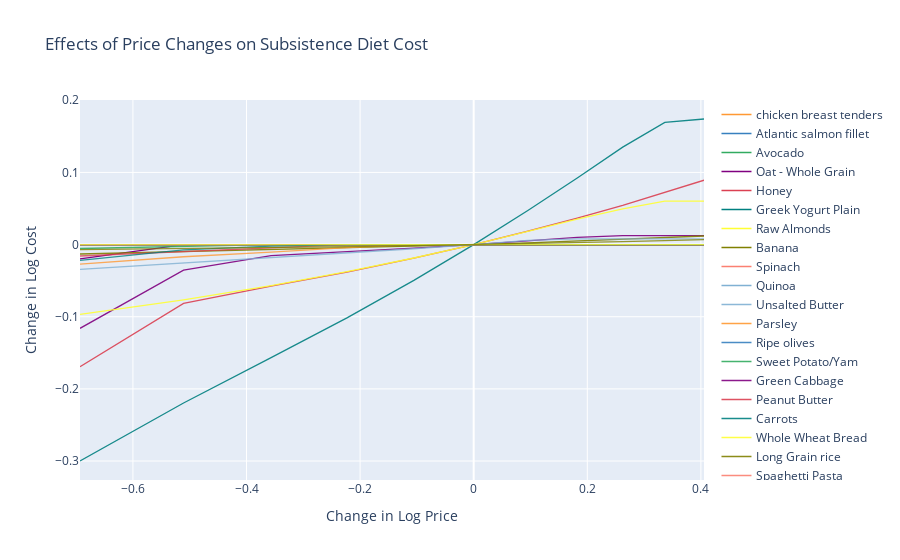

The code cell stored with this chart in its notebook:
### Markdown cell above
### [C] Sensitivity of Solution:

### Code cell
# Effects of Price Changes on Subsistence Diet Cost
cf.go_offline()
scale = [.5,.6,.7,.8,.9,1.,1.1,1.2,1.3,1.4,1.5]
cost0 = result.fun
Price_response={}

for s in scale:
    cost = {}
    for i in range(len(p)):
        my_p = p.copy()
        my_p['FDC Price'] = pd.to_numeric(my_p['FDC Price'], errors='coerce')
        my_p.iloc[i] = my_p.iloc[i] * s 
        result_2 = lp(my_p, -matrix_A, -matrix_b[query_char_1], method='highs')
        cost[p.index[i]] = np.log(result_2.fun / cost0)
    Price_response[np.log(s)] = cost

Price_response = pd.DataFrame(Price_response).T

layout = {
    'title': 'Effects of Price Changes on Subsistence Diet Cost',
    'xaxis': {'title': 'Change in Log Price'},
    'yaxis': {'title': 'Change in Log Cost'}
}

Price_response.iplot(layout=layout)

### Figure 1 — Plotly figure (JSON) as saved in the notebook; plotly's stock layout.template omitted (floating-point values rounded to 4 significant figures)
{"data": [{"line": {"color": "rgba(255, 153, 51, 1.0)", "dash": "solid", "shape": "linear", "width": 1.3}, "mode": "lines", "name": "chicken breast tenders", "text": "", "type": "scatter", "x": [-0.6931, -0.5108, -0.3567, -0.2231, -0.1054, 0, 0.09531, 0.1823, 0.2624, 0.3365, 0.4055], "y": [0, 0, 0, 0, 0, 0, 0, 0, 0, 0, 0]}, {"line": {"color": "rgba(55, 128, 191, 1.0)", "dash": "solid", "shape": "linear", "width": 1.3}, "mode": "lines", "name": "Atlantic salmon fillet", "text": "", "type": "scatter", "x": [-0.6931, -0.5108, -0.3567, -0.2231, -0.1054, 0, 0.09531, 0.1823, 0.2624, 0.3365, 0.4055], "y": [0, 0, 0, 0, 0, 0, 0, 0, 0, 0, 0]}, {"line": {"color": "rgba(50, 171, 96, 1.0)", "dash": "solid", "shape": "linear", "width": 1.3}, "mode": "lines", "name": "Avocado", "text": "", "type": "scatter", "x": [-0.6931, -0.5108, -0.3567, -0.2231, -0.1054, 0, 0.09531, 0.1823, 0.2624, 0.3365, 0.4055], "y": [0, 0, 0, 0, 0, 0, 0, 0, 0, 0, 0]}, {"line": {"color": "rgba(128, 0, 128, 1.0)", "dash": "solid", "shape": "linear", "width": 1.3}, "mode": "lines", "name": "Oat - Whole Grain", "text": "", "type": "scatter", "x": [-0.6931, -0.5108, -0.3567, -0.2231, -0.1054, 0, 0.09531, 0.1823, 0.2624, 0.3365, 0.4055], "y": [-0.01996, -0.000112, 0, 0, 0, 0, 0, 0, 0, 0, 0]}, {"line": {"color": "rgba(219, 64, 82, 1.0)", "dash": "solid", "shape": "linear", "width": 1.3}, "mode": "lines", "name": "Honey", "text": "", "type": "scatter", "x": [-0.6931, -0.5108, -0.3567, -0.2231, -0.1054, 0, 0.09531, 0.1823, 0.2624, 0.3365, 0.4055], "y": [0, 0, 0, 0, 0, 0, 0, 0, 0, 0, 0]}, {"line": {"color": "rgba(0, 128, 128, 1.0)", "dash": "solid", "shape": "linear", "width": 1.3}, "mode": "lines", "name": "Greek Yogurt Plain", "text": "", "type": "scatter", "x": [-0.6931, -0.5108, -0.3567, -0.2231, -0.1054, 0, 0.09531, 0.1823, 0.2624, 0.3365, 0.4055], "y": [0, 0, 0, 0, 0, 0, 0, 0, 0, 0, 0]}, {"line": {"color": "rgba(255, 255, 51, 1.0)", "dash": "solid", "shape": "linear", "width": 1.3}, "mode": "lines", "name": "Raw Almonds", "text": "", "type": "scatter", "x": [-0.6931, -0.5108, -0.3567, -0.2231, -0.1054, 0, 0.09531, 0.1823, 0.2624, 0.3365, 0.4055], "y": [0, 0, 0, 0, 0, 0, 0, 0, 0, 0, 0]}, {"line": {"color": "rgba(128, 128, 0, 1.0)", "dash": "solid", "shape": "linear", "width": 1.3}, "mode": "lines", "name": "Banana", "text": "", "type": "scatter", "x": [-0.6931, -0.5108, -0.3567, -0.2231, -0.1054, 0, 0.09531, 0.1823, 0.2624, 0.3365, 0.4055], "y": [0, 0, 0, 0, 0, 0, 0, 0, 0, 0, 0]}, {"line": {"color": "rgba(251, 128, 114, 1.0)", "dash": "solid", "shape": "linear", "width": 1.3}, "mode": "lines", "name": "Spinach", "text": "", "type": "scatter", "x": [-0.6931, -0.5108, -0.3567, -0.2231, -0.1054, 0, 0.09531, 0.1823, 0.2624, 0.3365, 0.4055], "y": [0, 0, 0, 0, 0, 0, 0, 0, 0, 0, 0]}, {"line": {"color": "rgba(128, 177, 211, 1.0)", "dash": "solid", "shape": "linear", "width": 1.3}, "mode": "lines", "name": "Quinoa ", "text": "", "type": "scatter", "x": [-0.6931, -0.5108, -0.3567, -0.2231, -0.1054, 0, 0.09531, 0.1823, 0.2624, 0.3365, 0.4055], "y": [0, 0, 0, 0, 0, 0, 0, 0, 0, 0, 0]}, {"line": {"color": "rgba(128, 177, 211, 0.8999999999999999)", "dash": "solid", "shape": "linear", "width": 1.3}, "mode": "lines", "name": "Unsalted Butter", "text": "", "type": "scatter", "x": [-0.6931, -0.5108, -0.3567, -0.2231, -0.1054, 0, 0.09531, 0.1823, 0.2624, 0.3365, 0.4055], "y": [0, 0, 0, 0, 0, 0, 0, 0, 0, 0, 0]}, {"line": {"color": "rgba(255, 153, 51, 0.8999999999999999)", "dash": "solid", "shape": "linear", "width": 1.3}, "mode": "lines", "name": "Parsley", "text": "", "type": "scatter", "x": [-0.6931, -0.5108, -0.3567, -0.2231, -0.1054, 0, 0.09531, 0.1823, 0.2624, 0.3365, 0.4055], "y": [0, 0, 0, 0, 0, 0, 0, 0, 0, 0, 0]}, {"line": {"color": "rgba(55, 128, 191, 0.8999999999999999)", "dash": "solid", "shape": "linear", "width": 1.3}, "mode": "lines", "name": "Ripe olives", "text": "", "type": "scatter", "x": [-0.6931, -0.5108, -0.3567, -0.2231, -0.1054, 0, 0.09531, 0.1823, 0.2624, 0.3365, 0.4055], "y": [0, 0, 0, 0, 0, 0, 0, 0, 0, 0, 0]}, {"line": {"color": "rgba(50, 171, 96, 0.8999999999999999)", "dash": "solid", "shape": "linear", "width": 1.3}, "mode": "lines", "name": "Sweet Potato/Yam", "text": "", "type": "scatter", "x": [-0.6931, -0.5108, -0.3567, -0.2231, -0.1054, 0, 0.09531, 0.1823, 0.2624, 0.3365, 0.4055], "y": [-0.005458, -0.002326, 0, 0, 0, 0, 0, 0, 0, 0, 0]}, {"line": {"color": "rgba(128, 0, 128, 0.8999999999999999)", "dash": "solid", "shape": "linear", "width": 1.3}, "mode": "lines", "name": "Green Cabbage", "text": "", "type": "scatter", "x": [-0.6931, -0.5108, -0.3567, -0.2231, -0.1054, 0, 0.09531, 0.1823, 0.2624, 0.3365, 0.4055], "y": [-0.1161, -0.03542, -0.01523, -0.01013, -0.005051, 0, 0.005026, 0.01003, 0.01246, 0.01246, 0.01246]}, {"line": {"color": "rgba(219, 64, 82, 0.8999999999999999)", "dash": "solid", "shape": "linear", "width": 1.3}, "mode": "lines", "name": "Peanut Butter", "text": "", "type": "scatter", "x": [-0.6931, -0.5108, -0.3567, -0.2231, -0.1054, 0, 0.09531, 0.1823, 0.2624, 0.3365, 0.4055], "y": [-0.1694, -0.08146, -0.05762, -0.03804, -0.01884, 0, 0.01849, 0.03665, 0.05448, 0.072, 0.08921]}, {"line": {"color": "rgba(0, 128, 128, 0.8999999999999999)", "dash": "solid", "shape": "linear", "width": 1.3}, "mode": "lines", "name": "Carrots", "text": "", "type": "scatter", "x": [-0.6931, -0.5108, -0.3567, -0.2231, -0.1054, 0, 0.09531, 0.1823, 0.2624, 0.3365, 0.4055], "y": [-0.3, -0.2195, -0.1567, -0.1017, -0.04954, 0, 0.0472, 0.09228, 0.1351, 0.1694, 0.174]}, {"line": {"color": "rgba(255, 255, 51, 0.8999999999999999)", "dash": "solid", "shape": "linear", "width": 1.3}, "mode": "lines", "name": "Whole Wheat Bread", "text": "", "type": "scatter", "x": [-0.6931, -0.5108, -0.3567, -0.2231, -0.1054, 0, 0.09531, 0.1823, 0.2624, 0.3365, 0.4055], "y": [-0.09666, -0.07657, -0.05687, -0.03755, -0.0186, 0, 0.01826, 0.0354, 0.04934, 0.0602, 0.0602]}, {"line": {"color": "rgba(128, 128, 0, 0.8999999999999999)", "dash": "solid", "shape": "linear", "width": 1.3}, "mode": "lines", "name": "Long Grain rice", "text": "", "type": "scatter", "x": [-0.6931, -0.5108, -0.3567, -0.2231, -0.1054, 0, 0.09531, 0.1823, 0.2624, 0.3365, 0.4055], "y": [-0.01305, -0.009599, -0.00719, -0.004788, -0.002391, 0, 0.002385, 0.004765, 0.007139, 0.009508, 0.01187]}, {"line": {"color": "rgba(251, 128, 114, 0.8999999999999999)", "dash": "solid", "shape": "linear", "width": 1.3}, "mode": "lines", "name": "Spaghetti Pasta", "text": "", "type": "scatter", "x": [-0.6931, -0.5108, -0.3567, -0.2231, -0.1054, 0, 0.09531, 0.1823, 0.2624, 0.3365, 0.4055], "y": [-0.000126, 0, 0, 0, 0, 0, 0, 0, 0, 0, 0]}, {"line": {"color": "rgba(251, 128, 114, 0.7999999999999998)", "dash": "solid", "shape": "linear", "width": 1.3}, "mode": "lines", "name": "Ground beef", "text": "", "type": "scatter", "x": [-0.6931, -0.5108, -0.3567, -0.2231, -0.1054, 0, 0.09531, 0.1823, 0.2624, 0.3365, 0.4055], "y": [0, 0, 0, 0, 0, 0, 0, 0, 0, 0, 0]}, {"line": {"color": "rgba(128, 177, 211, 0.7999999999999998)", "dash": "solid", "shape": "linear", "width": 1.3}, "mode": "lines", "name": "Shredded cheese", "text": "", "type": "scatter", "x": [-0.6931, -0.5108, -0.3567, -0.2231, -0.1054, 0, 0.09531, 0.1823, 0.2624, 0.3365, 0.4055], "y": [-0.03428, -0.02561, -0.01739, -0.01156, -0.005764, 0, 0.005731, 0.007928, 0.007928, 0.007928, 0.007928]}, {"line": {"color": "rgba(255, 153, 51, 0.7999999999999998)", "dash": "solid", "shape": "linear", "width": 1.3}, "mode": "lines", "name": "Cheese Slices", "text": "", "type": "scatter", "x": [-0.6931, -0.5108, -0.3567, -0.2231, -0.1054, 0, 0.09531, 0.1823, 0.2624, 0.3365, 0.4055], "y": [-0.02703, -0.01687, -0.01034, -0.004213, 0, 0, 0, 0, 0, 0, 0]}, {"line": {"color": "rgba(55, 128, 191, 0.7999999999999998)", "dash": "solid", "shape": "linear", "width": 1.3}, "mode": "lines", "name": "Portabello Mushrooms", "text": "", "type": "scatter", "x": [-0.6931, -0.5108, -0.3567, -0.2231, -0.1054, 0, 0.09531, 0.1823, 0.2624, 0.3365, 0.4055], "y": [0, 0, 0, 0, 0, 0, 0, 0, 0, 0, 0]}, {"line": {"color": "rgba(50, 171, 96, 0.7999999999999998)", "dash": "solid", "shape": "linear", "width": 1.3}, "mode": "lines", "name": "Tomatoes", "text": "", "type": "scatter", "x": [-0.6931, -0.5108, -0.3567, -0.2231, -0.1054, 0, 0.09531, 0.1823, 0.2624, 0.3365, 0.4055], "y": [0, 0, 0, 0, 0, 0, 0, 0, 0, 0, 0]}, {"line": {"color": "rgba(128, 0, 128, 0.7999999999999998)", "dash": "solid", "shape": "linear", "width": 1.3}, "mode": "lines", "name": "Cucumber", "text": "", "type": "scatter", "x": [-0.6931, -0.5108, -0.3567, -0.2231, -0.1054, 0, 0.09531, 0.1823, 0.2624, 0.3365, 0.4055], "y": [0, 0, 0, 0, 0, 0, 0, 0, 0, 0, 0]}, {"line": {"color": "rgba(219, 64, 82, 0.7999999999999998)", "dash": "solid", "shape": "linear", "width": 1.3}, "mode": "lines", "name": "Brussels Sprouts", "text": "", "type": "scatter", "x": [-0.6931, -0.5108, -0.3567, -0.2231, -0.1054, 0, 0.09531, 0.1823, 0.2624, 0.3365, 0.4055], "y": [-0.01583, -0.01003, -0.004358, 0, 0, 0, 0, 0, 0, 0, 0]}, {"line": {"color": "rgba(0, 128, 128, 0.7999999999999998)", "dash": "solid", "shape": "linear", "width": 1.3}, "mode": "lines", "name": "Pork Loin Sirloin", "text": "", "type": "scatter", "x": [-0.6931, -0.5108, -0.3567, -0.2231, -0.1054, 0, 0.09531, 0.1823, 0.2624, 0.3365, 0.4055], "y": [-0.02198, -0.007367, -0.002166, -7.039e-05, 0, 0, 0, 0, 0, 0, 0]}, {"line": {"color": "rgba(255, 255, 51, 0.7999999999999998)", "dash": "solid", "shape": "linear", "width": 1.3}, "mode": "lines", "name": "Strawberries", "text": "", "type": "scatter", "x": [-0.6931, -0.5108, -0.3567, -0.2231, -0.1054, 0, 0.09531, 0.1823, 0.2624, 0.3365, 0.4055], "y": [0, 0, 0, 0, 0, 0, 0, 0, 0, 0, 0]}, {"line": {"color": "rgba(128, 128, 0, 0.7999999999999998)", "dash": "solid", "shape": "linear", "width": 1.3}, "mode": "lines", "name": "Kidney(chicken)", "text": "", "type": "scatter", "x": [-0.6931, -0.5108, -0.3567, -0.2231, -0.1054, 0, 0.09531, 0.1823, 0.2624, 0.3365, 0.4055], "y": [-0.007026, -0.005617, -0.00421, -0.002805, -0.001401, 0, 0.001399, 0.002797, 0.004192, 0.005586, 0.006977]}], "layout": {"title": {"text": "Effects of Price Changes on Subsistence Diet Cost"}, "xaxis": {"title": {"text": "Change in Log Price"}}, "yaxis": {"title": {"text": "Change in Log Cost"}}}}
